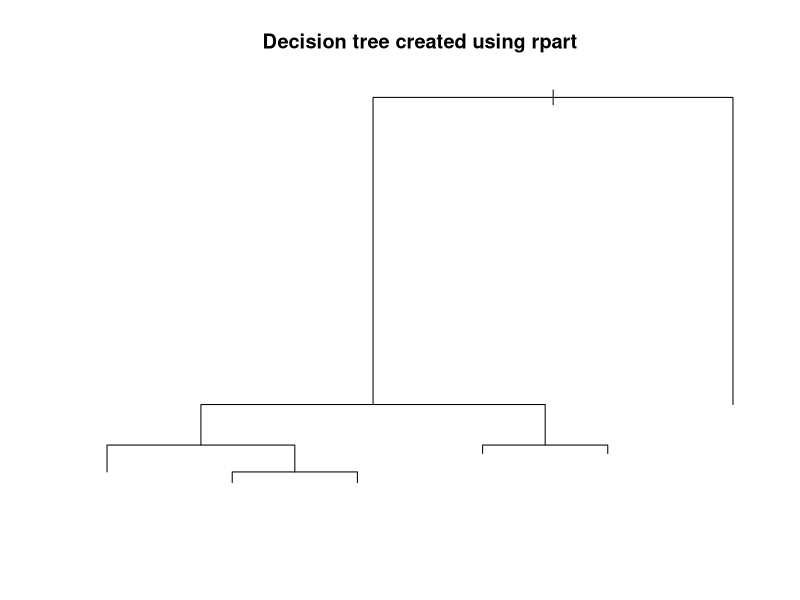
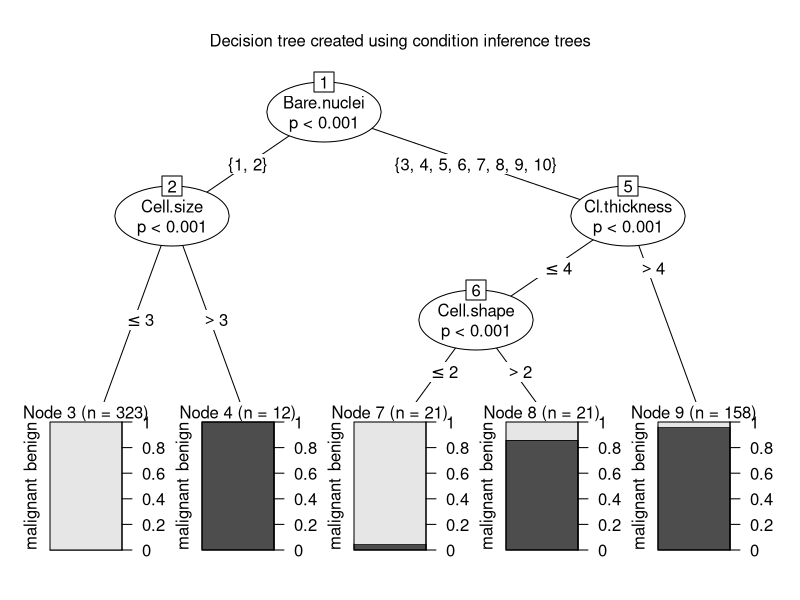
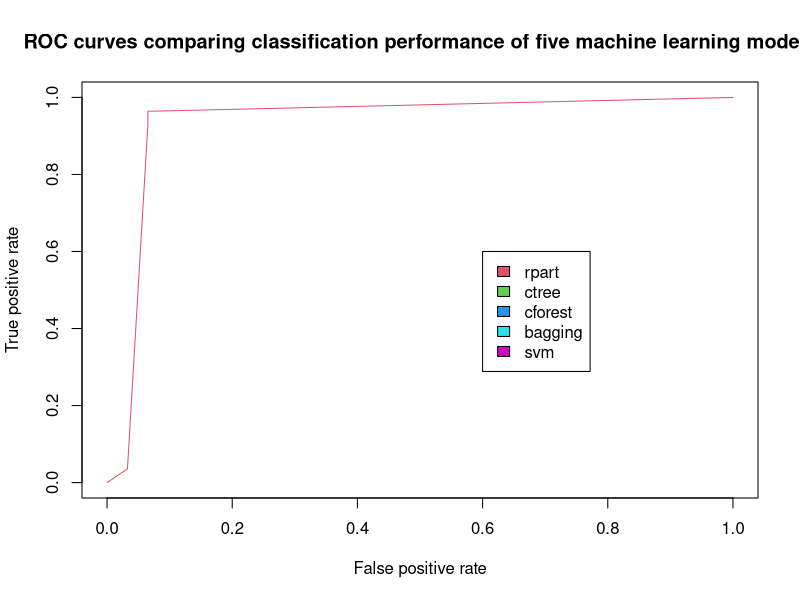
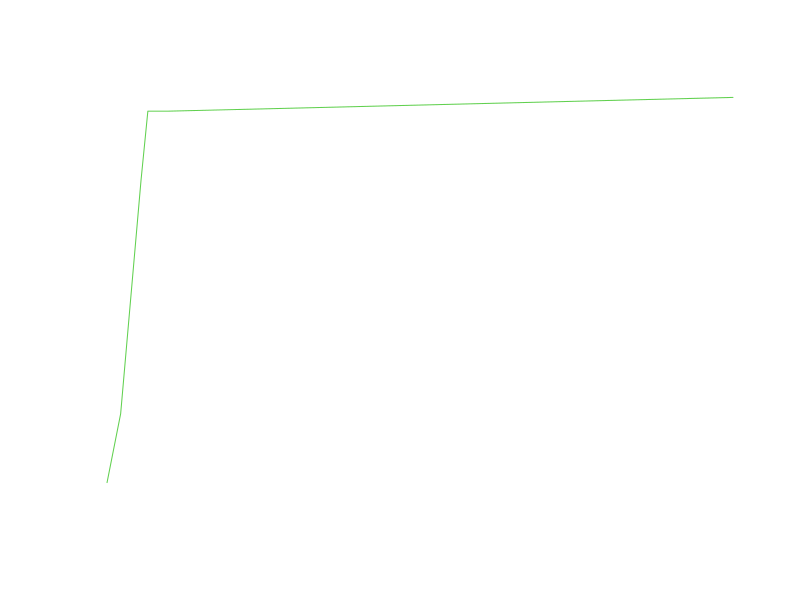
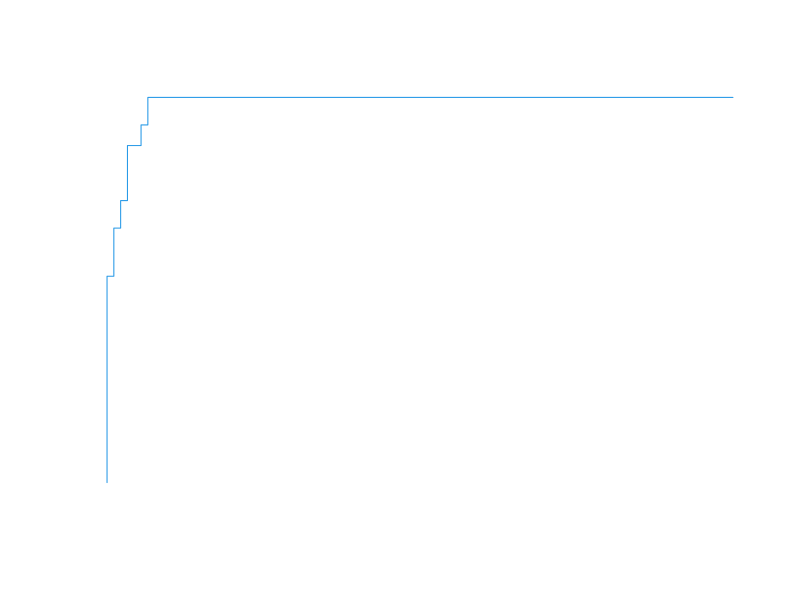
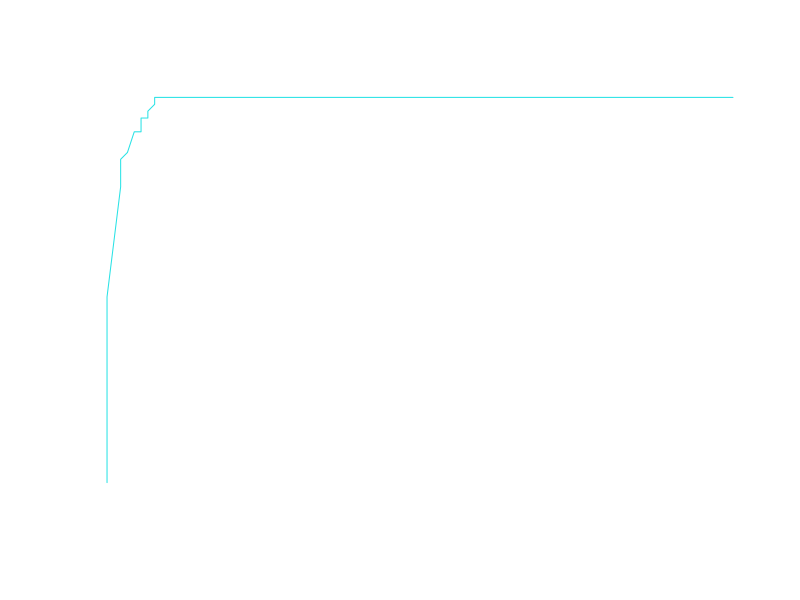
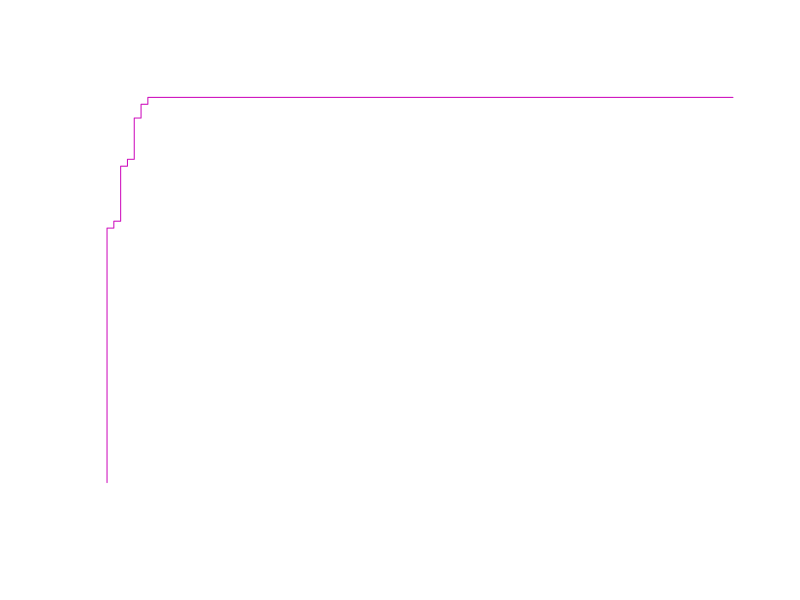

Reproduce these figures in R, in order.
## ---- chunk 1
knitr::opts_chunk$set(echo = TRUE)
## ---- chunk 2
#install.packages("mlbench")
require(mlbench)
## ---- chunk 3
data("BreastCancer")
mydata <-BreastCancer
mydata <- na.omit(mydata)
mydata$Id <- NULL
mydata
## ---- chunk 4
set.seed(2)

ind <- sample(2, nrow(mydata), replace = TRUE, prob=c(0.8, 0.2))
## ---- chunk 5
# create model using recursive partitioning on the training data set
require(rpart)
x.rp <- rpart(Class ~ ., data=mydata[ind == 1,])
# predict classes for the evaluation data set
x.rp.pred <- predict(x.rp, type="class", newdata=mydata[ind == 2,])
# score the evaluation data set (extract the probabilities)
x.rp.prob <- predict(x.rp, type="prob", newdata=mydata[ind == 2,])

plot(x.rp, main="Decision tree created using rpart")
## ---- chunk 6
# create model using conditional inference trees
require(party)
x.ct <- ctree(Class ~ ., data=mydata[ind == 1,])
x.ct.pred <- predict(x.ct, newdata=mydata[ind == 2,])
x.ct.prob <-  1- unlist(treeresponse(x.ct, mydata[ind == 2,]), use.names=F)[seq(1,nrow(mydata[ind == 2,])*2,2)]
plot(x.ct, main="Decision tree created using condition inference trees")
## ---- chunk 7
# create model using random forest and bagging ensemble using conditional inference trees
x.cf <- cforest(Class ~ ., data=mydata[ind == 1,], control = cforest_unbiased(mtry = ncol(mydata)-2))
x.cf.pred <- predict(x.cf, newdata=mydata[ind == 2,])
x.cf.prob <-  1- unlist(treeresponse(x.cf, mydata[ind == 2,]), use.names=F)[seq(1,nrow(mydata[ind == 2,])*2,2)]
## ---- chunk 8
# create model using bagging (bootstrap aggregating)
require(ipred)
x.ip <- bagging(Class ~ ., data=mydata[ind == 1,])
x.ip.prob <- predict(x.ip, type="prob", newdata=mydata[ind == 2,])
## ---- chunk 9
# create model using svm (support vector machine)
require(e1071)

# svm requires tuning
x.svm.tune <- tune(svm, Class~., data = mydata[ind == 1,],
                   ranges = list(gamma = 2^(-8:1), cost = 2^(0:4)),
                   tunecontrol = tune.control(sampling = "fix"))
# display the tuning results (in text format)
x.svm.tune
## ---- chunk 10
x.svm <- svm(Class~., data = mydata[ind == 1,], cost=4, gamma=0.0625, probability = TRUE)
x.svm.prob <- predict(x.svm, type="prob", newdata=mydata[ind == 2,], probability = TRUE)
## ---- chunk 11
## plot ROC curves to compare the performance of the individual classifiers
##

# Output the plot to a PNG file for display on web.  To draw to the screen, 
# comment this line out.
png(filename="roc_curve_5_models.png", width=700, height=700)

# load the ROCR package which draws the ROC curves
require(ROCR)

# create an ROCR prediction object from rpart() probabilities
x.rp.prob.rocr <- prediction(x.rp.prob[,2], mydata[ind == 2,'Class'])
# prepare an ROCR performance object for ROC curve (tpr=true positive rate, fpr=false positive rate)
x.rp.perf <- performance(x.rp.prob.rocr, "tpr","fpr")
# plot it
plot(x.rp.perf, col=2, main="ROC curves comparing classification performance of five machine learning models")

# Draw a legend.
legend(0.6, 0.6, c('rpart', 'ctree', 'cforest','bagging','svm'), 2:6)
## ---- chunk 12
# ctree
plot.new()
x.ct.prob.rocr <- prediction(x.ct.prob, mydata[ind == 2,'Class'])
x.ct.perf <- performance(x.ct.prob.rocr, "tpr","fpr")
# add=TRUE draws on the existing chart 
plot(x.ct.perf, col=3, add=TRUE)
## ---- chunk 13
# cforest
plot.new()
x.cf.prob.rocr <- prediction(x.cf.prob, mydata[ind == 2,'Class'])
x.cf.perf <- performance(x.cf.prob.rocr, "tpr","fpr")
plot(x.cf.perf, col=4, add=TRUE)
## ---- chunk 14
# bagging
x.ip.prob.rocr <- prediction(x.ip.prob[,2], mydata[ind == 2,'Class'])
x.ip.perf <- performance(x.ip.prob.rocr, "tpr","fpr")
plot.new()
plot(x.ip.perf, col=5, add=TRUE)
## ---- chunk 15
# svm
x.svm.prob.rocr <- prediction(attr(x.svm.prob, "probabilities")[,2], mydata[ind == 2,'Class'])
x.svm.perf <- performance(x.svm.prob.rocr, "tpr","fpr")
plot.new()
plot(x.svm.perf, col=6, add=TRUE)

# Close and save the PNG file.
dev.off()
